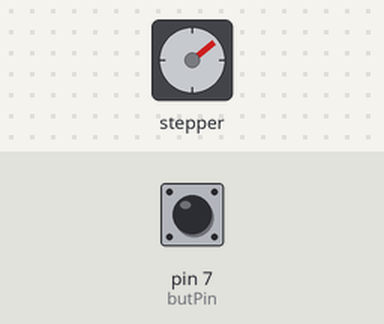
Bench run of a sketch on a simulated Arduino Uno, built with avr-gcc and run on an emulated ATmega328P. Shown: stepper motor. The test bench sets the inputs (shaded band); at power-on: pin 7 (butPin) HIGH. Stepper angles assume 2048 steps per turn.

Above: at 1.2 s.
1.3 s: pin 7 (butPin) pulled LOW for 0.15 s
At 2.51 s:
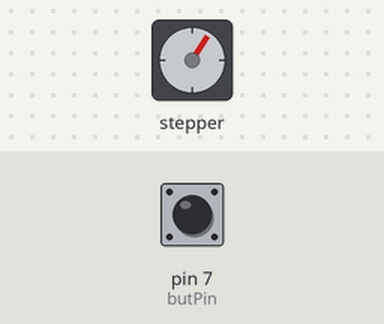
4.4 s: pin 7 (butPin) pulled LOW for 1 s
At 5.56 s:
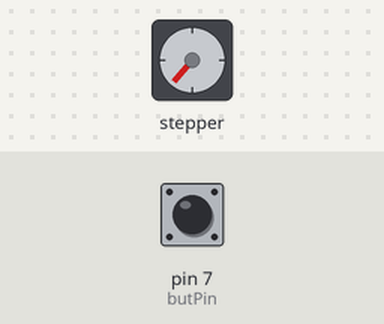
Timing chart, 0 to 19.4 s (numbered marks = the images above; inputs shaded):
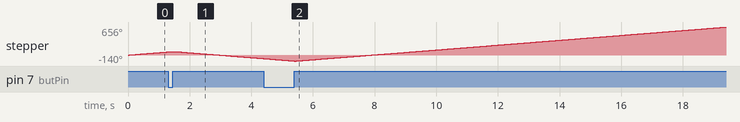

The sketch:

35-Stepper-Motor.ino
```cpp
/**
 * Lesson 35 - Stepper Motors

 Very precise, works in steps

 At low rpm lots of torque

 Wiring: ensure common ground. 9V battery to power supply and the stepper driver goes to the 5v from the power supply.
 In1-4 -> 8-11 respectively


 ----------------------------------------------------------

 Homework was to make it switch with a button. that can be seen in the homework folder this will contain Paul's solution


 */

#include <Stepper.h>

//values vary between motors, speed cant be too high find a good one for each motor
int stepsPerRevolution = 2048;
Stepper myStepper(stepsPerRevolution,8,10,9,11);
//rpm
int motSpeed = 10;

int dt = 50;

int butPin = 7;
int motDir = 1;
int butValNew;
int butValOld = 1;

void setup() {
  Serial.begin(9600);
  myStepper.setSpeed(motSpeed);
  //Again, this is outdated
  pinMode(butPin,INPUT);
  digitalWrite(butPin,HIGH);
}

void loop() {
  butValNew = digitalRead(butPin);

  if(butValOld == 0 && butValNew == 1){
    //Serial.println("Switching");
    motDir = motDir*(-1);
    delay(dt);
  }

  //Serial.print("Stepping one step: ");
  //Serial.println(motDir);
  myStepper.step(motDir*1);

  butValOld = butValNew;
}
```
